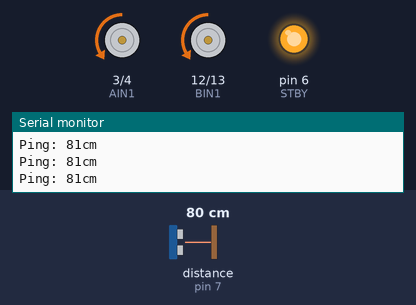
A sketch run on a simulated Arduino Uno, built with avr-gcc and run on an emulated ATmega328P. Parts: motor-driver pin pairs drawn as motors (green arrow = first pin HIGH = forward, orange = second pin HIGH = backward, longer = more drive, scaled by the enable pin, stopped while the standby pin is LOW), output pins drawn as LEDs (lit = HIGH), the last lines printed to the serial monitor. Dashed ring = blinking. The test bench sets the inputs (shaded band); at power-on: distance to the obstacle (sensor on pin 7) 80 cm. The echo pulse lasts 58.3 µs per cm.

Above: at 1.2 s.
1.3 s: distance to the obstacle (sensor on pin 7) set to 18 cm
2.8 s: distance to the obstacle (sensor on pin 7) set to 14 cm
At 3.9 s:
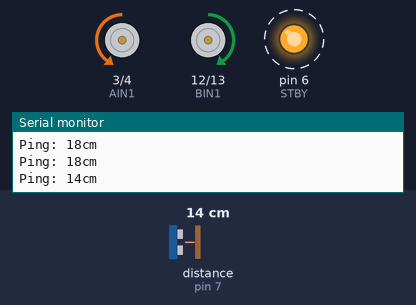
5.8 s: distance to the obstacle (sensor on pin 7) set to 35 cm
At 6.4 s:
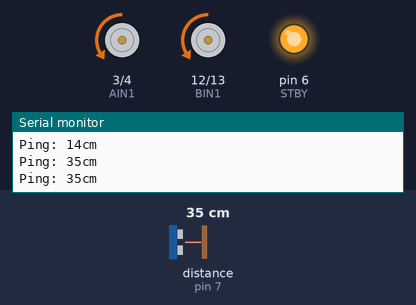
7.5 s: distance to the obstacle (sensor on pin 7) set to 2 cm
At 7.91 s:
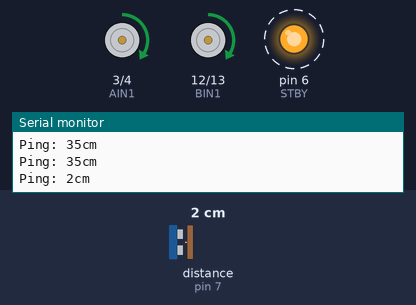
Timing chart, 0 to 11.5 s (numbered marks = the images above; inputs shaded):
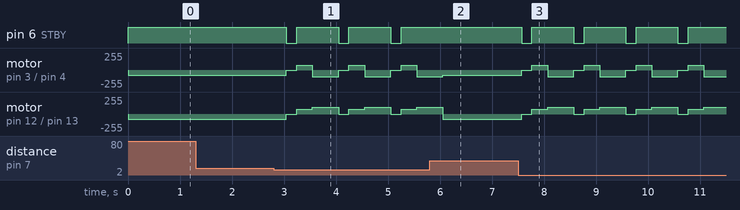

Measured:
- the behaviour switches between 16 and 15 cm on distance to the obstacle (sensor on pin 7) (found by bisection; images 0 and 1)
- after the input at 2.8 s, pin 6 (STBY): alternates HIGH for 0.80 s and LOW for 0.20 s, starting after 0.25 s; motor on pin 3 (AIN1) / pin 4 (AIN2): backward 75/255 → stopped after 0.25 s, then repeats every 1.0 s: forward 75/255 0.30 s, backward 100/255 0.50 s, stopped 0.20 s
- after the input at 5.8 s, pin 6 (STBY): stops changing and stays HIGH
- after the input at 7.5 s, pin 6 (STBY): alternates HIGH for 0.80 s and LOW for 0.20 s, starting after 0.07 s; motor on pin 3 (AIN1) / pin 4 (AIN2): backward 75/255 → stopped after 0.07 s, then repeats every 1.0 s: forward 75/255 0.30 s, backward 100/255 0.50 s, stopped 0.20 s

The sketch:

Move_around_obstacle.ino
```cpp
// Pin assignments
#define AIN1 3
#define AIN2 4
#define APWM 5
#define BIN1 12
#define BIN2 13
#define BPWM 11
#define STBY 6

// Constants for motor control functions
#define STEPTIME 600
#define STRAIGHTSPEED 75
#define TURNSPEED 100
#define TURNTIME 500

#include <NewPing.h>

bool obstacleDetected = false;

int ledPin = 13;

#define TRIGGER_PIN  10  // Arduino pin tied to trigger pin on the ultrasonic sensor.
#define ECHO_PIN     7   // Arduino pin tied to echo pin on the ultrasonic sensor.
#define MAX_DISTANCE 400 // Maximum distance we want to ping for (in centimeters). Maximum sensor distance is rated at 400-500cm.

NewPing sonar(TRIGGER_PIN, ECHO_PIN, MAX_DISTANCE); // NewPing setup of pins and maximum distance.

// Array to track current PWM values for each channel (A and B)
int pwms[] = {APWM, BPWM};

// Offsets to be used to compensate for one motor being more powerful
byte leftOffset = 0;
byte rightOffset = 0;

// Variable to track remaining time
unsigned long pwmTimeout = 0;

// Function to write out pwm values
void writePwms ( int left, int right) {
    analogWrite (pwms[0], left);
    analogWrite (pwms[1], right);
}

// Move the robot forward for STEPTIME
void goForward(){
  digitalWrite(STBY, HIGH);
  digitalWrite(AIN1, LOW);
  digitalWrite(AIN2, HIGH);
  digitalWrite(BIN1, LOW);
  digitalWrite(BIN2, HIGH);
  writePwms (STRAIGHTSPEED-leftOffset,STRAIGHTSPEED-rightOffset);
  pwmTimeout = millis() + STEPTIME;
}

// Move the robot backward for STEPTIME
void goBack() {
    digitalWrite(STBY, HIGH);
    digitalWrite(AIN1, HIGH);
    digitalWrite(AIN2, LOW);
    digitalWrite(BIN1, HIGH);
    digitalWrite(BIN2, LOW);
    writePwms (STRAIGHTSPEED-leftOffset,STRAIGHTSPEED-rightOffset);
    pwmTimeout = millis() + STEPTIME;
}

// Turn the robot left for TURNTIME
void goLeft () {
    digitalWrite(STBY, HIGH);
    digitalWrite(AIN1, HIGH);
    digitalWrite(AIN2, LOW);
    digitalWrite(BIN1, LOW);
    digitalWrite(BIN2, HIGH);

    writePwms (TURNSPEED,TURNSPEED);
    pwmTimeout = millis() + TURNTIME;
}

// Turn the robot right for TURNTIME
void goRight () {
    digitalWrite(STBY, HIGH);
    digitalWrite(AIN1, LOW);
    digitalWrite(AIN2, HIGH);
    digitalWrite(BIN1, HIGH);
    digitalWrite(BIN2, LOW);

    writePwms (TURNSPEED,TURNSPEED);
    pwmTimeout = millis() + TURNTIME;
}

// Stop the robot (using standby)
void stop(){
    digitalWrite(STBY, LOW);
}

// Arduino setup function
void setup() {
    // Initialize pins as outputs
    pinMode (STBY, OUTPUT);
    pinMode (AIN1, OUTPUT);
    pinMode (AIN2, OUTPUT);
    pinMode (APWM, OUTPUT);
    pinMode (BIN1, OUTPUT);
    pinMode (BIN2, OUTPUT);
    pinMode (BPWM, OUTPUT);
    pinMode (TRIGGER_PIN, OUTPUT);
    pinMode (ECHO_PIN, INPUT);
    Serial.begin(9600);
}

// Loop (code betwen {}'s repeats over and over again)
void loop() {
    // Trigger ultrasonic ping
    int uS = sonar.ping();
    // Calculate distance in cm
    int distance = uS / US_ROUNDTRIP_CM;
    Serial.print("Ping: ");
    Serial.print(distance);
    Serial.println("cm");

    // If there is an object within 10cm of the sensor
    // NOTE: The NewPing library returns 0 if no object is detected.
    if(distance <= 15 && distance != 0){
        // Set the obstacleDetected flag to disable the motors
        obstacleDetected = true;
    }

    // Make the robot go Forward.
    if(obstacleDetected){
      stop();
      delay(200);
      goBack();
      delay(300);
      goRight();
      delay(500);
      obstacleDetected = false;
    }
    else {
      goForward();
      delay(250);
    }
    // Wait for one second

    /* // Make the robot stop
    stop();
    delay(200);
    // Make the robot turn right
    goRight();
    // Wait for one second
    delay(250);
    // Make the robot stop
    stop();
    delay(200);
    goForward();
    // Wait for one second
    delay(1000);
    // Make the robot stop
    stop();
    delay(200);
    // Make the robot turn right
    goRight();
    // Wait for one second
    delay(250);
    // Make the robot stop
    stop();
    delay(200);
    goForward();
    // Wait for one second
    delay(1000);
    // Make the robot stop
    stop();
    delay(200);
    // Make the robot turn right
    goRight();
    // Wait for one second
    delay(250);
    // Make the robot stop
    stop();
    delay(200);
    goForward();
    // Wait for one second
    delay(1000);
    // Make the robot stop
    stop();
    delay(200);
    // Make the robot turn right
    goRight();
    // Wait for one second
    delay(250);
    // Make the robot stop
    stop();
    delay(200);
    delay(5000);*/
}
```
